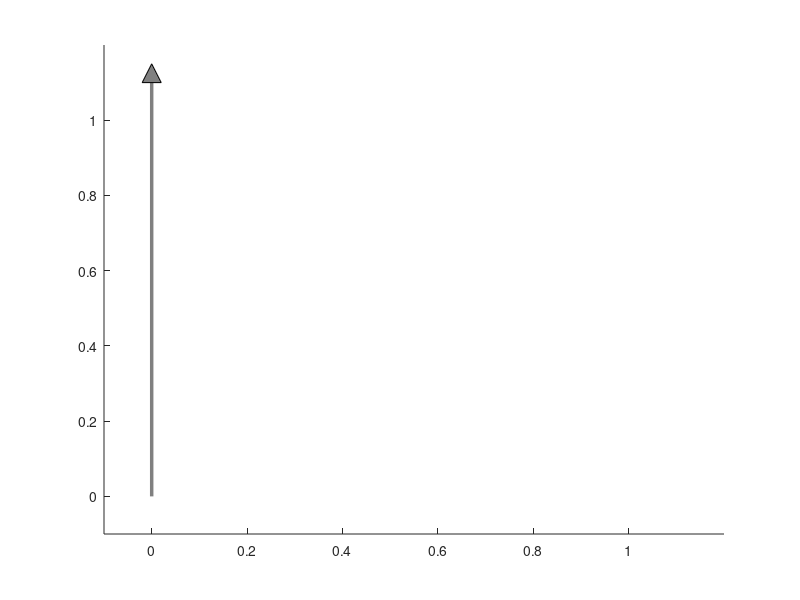

Write MATLAB code to recreate this figure. (Note: this script raises an error after producing the figure.)
%%%%%%%%%%%%%%%%%%%%%%%%%%%%%%%%%%%%%%%%%%%%%%%%%%%%%%%%%%%%%%%%
%                   Illustrating Simulation 10-2:              %
%           Entropy of Biosignals comparing to noise           %
%                                                              %
%        Book : Analog & Digital Communication Systems         %
%                   By: Dr.Farnaz Ghassemi                     %
%                     Chapter 10-Section                       %
%                                                              %
%                                                              %
%   Version.1:             04/03/03---Dr.Ghassemi              %
%%%%%%%%%%%%%%%%%%%%%%%%%%%%%%%%%%%%%%%%%%%%%%%%%%%%%%%%%%%%%%%%
%%---------------------------------------------------------------
% Generate alpha values
a = linspace(0, 1, 1000);

% Compute entropy function
H = -(a.*log2(a)+(1-a).*log2(1-a));

% Handle NaNs caused by log2(0)
H(isnan(H)) = 0;

%% new figure
% Plot
figure;
hold on;

%% axis
ylim([-0.1, 1.2]);
xlim([-0.1, 1.2]); 

% Define the gray color for the axes and arrowheads
grayColor = [0.5, 0.5, 0.5];

% Plot the vertical line (Y Axis)
x_shaft = [0, 0]; % x-coordinates
y_shaft = [0, 1.1]; % y-coordinates
plot(x_shaft, y_shaft, 'k-', 'LineWidth', 2.5, 'Color', grayColor);

% Plot the triangular arrowhead for the vertical axis
arrow_x = [-0.02, 0, 0.02]; % x-coordinates of the triangle (base from -20 to 20)
arrow_y = [1.1, 1.15, 1.1]; % y-coordinates of the triangle (top at y = 600)
p = fill(arrow_x, arrow_y, grayColor); % Fill the triangle with gray color
p.EdgeColor = grayColor;

% Plot the horizontal line (X Axis)
x_shaft1 = [0, 1.1]; % x-coordinates
y_shaft1 = [0, 0]; % y-coordinates
plot(x_shaft1, y_shaft1, 'LineWidth', 2.5, 'Color', grayColor);

% Plot the triangular arrowhead for the horizontal axis
arrow_y1 = [-0.02, 0, 0.02]; % y-coordinates of the triangle (base from -10 to 10)
arrow_x1 = [1.1, 1.15, 1.1]; % x-coordinates of the triangle (tip at x = 2050)
p1 = fill(arrow_x1, arrow_y1, grayColor); % Fill the triangle with gray color
p1.EdgeColor = grayColor;

%% plot
plot(a, H, 'b', 'LineWidth', 2.25);       % Entropy function

% Add vertical line at alpha = 0.5 from y = 0 to y = 1
line([0.5 0.5], [0 1], 'Color', 'k', 'LineStyle', '--', 'LineWidth', 1.5);

% Add horizontal line at H = 1 from alpha = 0 to 0.5
line([0 0.5], [1 1], 'Color', 'k', 'LineStyle', '--', 'LineWidth', 1.5);

% Labels and title
xlabel('Symbol probability, \alpha');
ylabel('H(\alpha)');
title('Entropy function H(\alpha)');

% Legend and grid
grid on;

%% new figure
% Plot
figure;
hold on;

%% Axis
ylim([-0.1, 1.2]);
xlim([-0.1, 1.2]); 

% Define the gray color for the axes and arrowheads
grayColor = [0.5, 0.5, 0.5];

% Plot the vertical line (Y Axis)
x_shaft = [0, 0]; % x-coordinates
y_shaft = [0, 1.1]; % y-coordinates
plot(x_shaft, y_shaft, 'k-', 'LineWidth', 2.5, 'Color', grayColor);

% Plot the triangular arrowhead for the vertical axis
arrow_x = [-0.02, 0, 0.02]; % x-coordinates of the triangle (base from -20 to 20)
arrow_y = [1.1, 1.15, 1.1]; % y-coordinates of the triangle (top at y = 600)
p = fill(arrow_x, arrow_y, grayColor); % Fill the triangle with gray color
p.EdgeColor = grayColor;

% Plot the horizontal line (X Axis)
x_shaft1 = [0, 1.1]; % x-coordinates
y_shaft1 = [0, 0]; % y-coordinates
plot(x_shaft1, y_shaft1, 'LineWidth', 2.5, 'Color', grayColor);

% Plot the triangular arrowhead for the horizontal axis
arrow_y1 = [-0.02, 0, 0.02]; % y-coordinates of the triangle (base from -10 to 10)
arrow_x1 = [1.1, 1.15, 1.1]; % x-coordinates of the triangle (tip at x = 2050)
p1 = fill(arrow_x1, arrow_y1, grayColor); % Fill the triangle with gray color
p1.EdgeColor = grayColor;

%% plot
plot(a, 1 - H, 'b', 'LineWidth', 2.25);       % Channel capacity

% Labels and title
xlabel('Transition probability \alpha');
ylabel('Channel capacity C');
title('Channel capacity C');

% Legend and grid
grid on;
